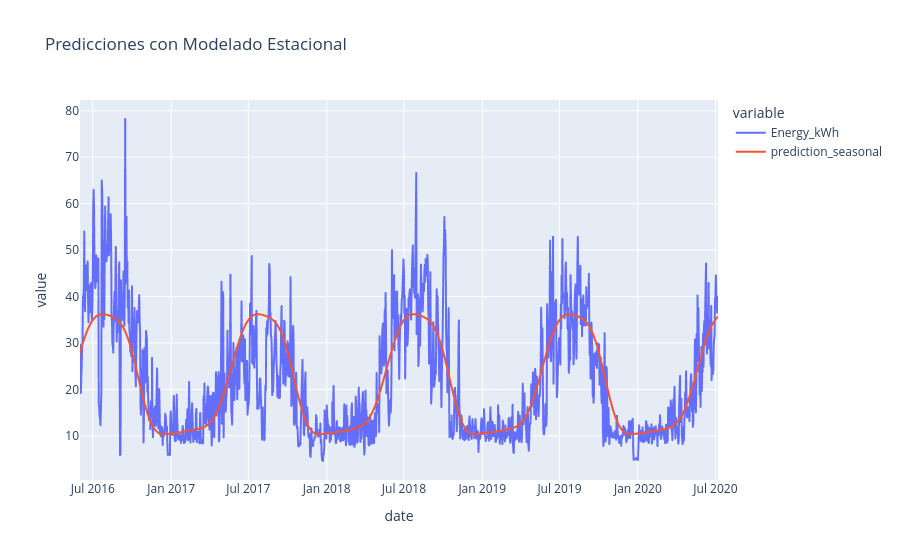

Here is the notebook cell this chart was saved with:
### Code cell
#5:
Pipeline_seasonal.fit(X_train, y_train)

train_predictions_seasonal = Pipeline_seasonal.predict(X_train)
test_predictions_seasonal = Pipeline_seasonal.predict(X_test)

train['prediction_seasonal'] = train_predictions_seasonal
test['prediction_seasonal'] = test_predictions_seasonal

df_concat2 = pd.concat([train, test])
fig_seasonal = px.line(df_concat2, x='date',
                       y=['Energy_kWh', 'prediction_seasonal'],
                       title='Predicciones con Modelado Estacional')
fig_seasonal.show()

train_mae_seasonal = mean_absolute_error(y_train, train_predictions_seasonal)
test_mae_seasonal = mean_absolute_error(y_test, test_predictions_seasonal)
print(f'MAE Entrenamiento Estacional: {train_mae_seasonal}')
print(f'MAE Prueba Estacional: {test_mae_seasonal}')

### Figure 1 — Plotly figure (JSON) as saved in the notebook; plotly's stock layout.template omitted (floating-point values rounded to 4 significant figures; data arrays with more than 128 entries replaced by an {"elided": "..."} marker saying what was removed)
{"data": [{"hovertemplate": "variable=Energy_kWh<br>date=%{x}<br>value=%{y}<extra></extra>", "legendgroup": "Energy_kWh", "line": {"color": "#636efa", "dash": "solid"}, "marker": {"symbol": "circle"}, "mode": "lines", "name": "Energy_kWh", "showlegend": true, "type": "scattergl", "x": {"elided": "1498 str values"}, "xaxis": "x", "y": {"elided": "1498 float values"}, "yaxis": "y"}, {"hovertemplate": "variable=prediction_seasonal<br>date=%{x}<br>value=%{y}<extra></extra>", "legendgroup": "prediction_seasonal", "line": {"color": "#EF553B", "dash": "solid"}, "marker": {"symbol": "circle"}, "mode": "lines", "name": "prediction_seasonal", "showlegend": true, "type": "scattergl", "x": {"elided": "1498 str values"}, "xaxis": "x", "y": {"elided": "1498 float values"}, "yaxis": "y"}], "layout": {"legend": {"title": {"text": "variable"}, "tracegroupgap": 0}, "title": {"text": "Predicciones con Modelado Estacional"}, "xaxis": {"anchor": "y", "domain": [0, 1], "title": {"text": "date"}}, "yaxis": {"anchor": "x", "domain": [0, 1], "title": {"text": "value"}}}}
